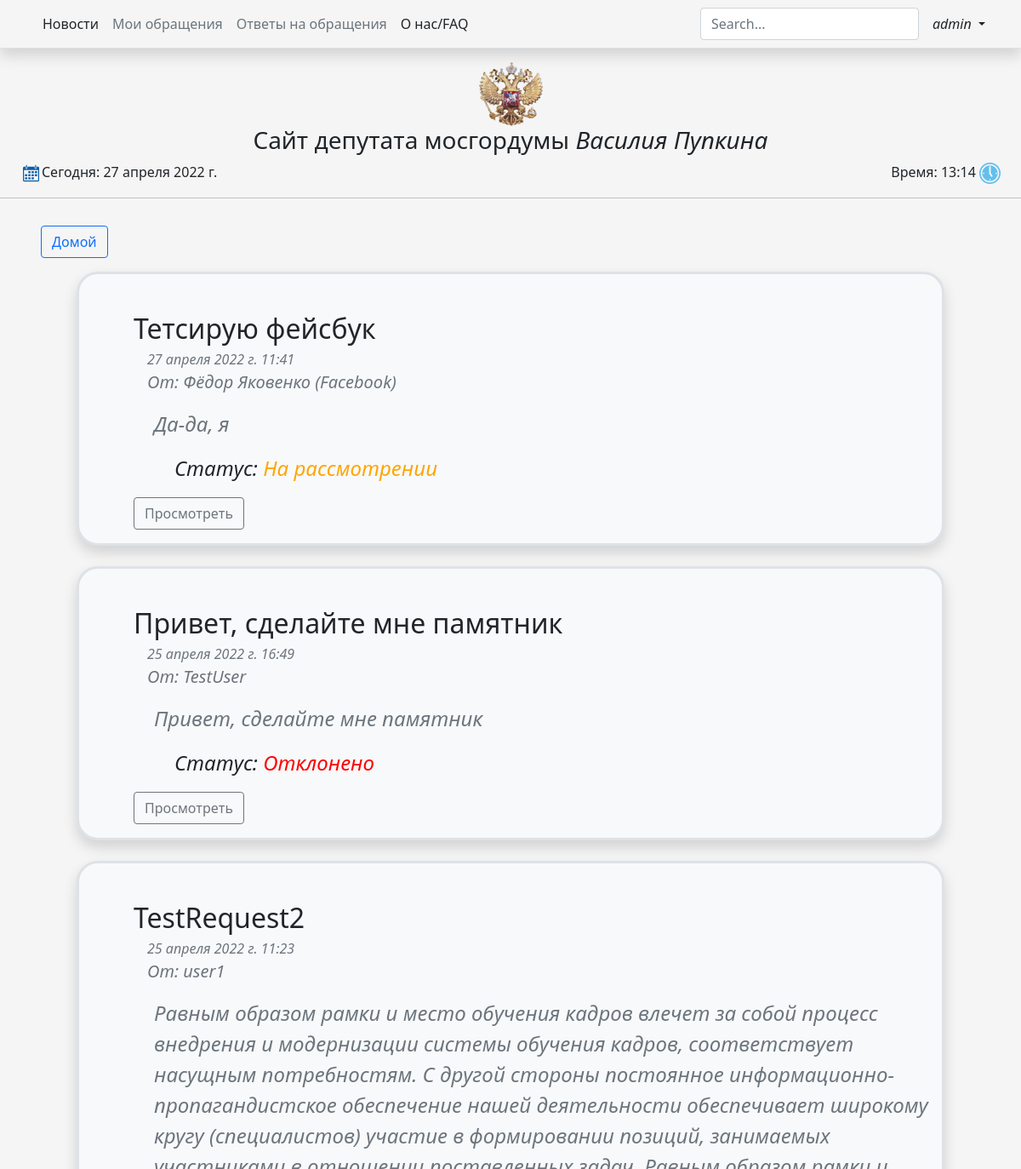
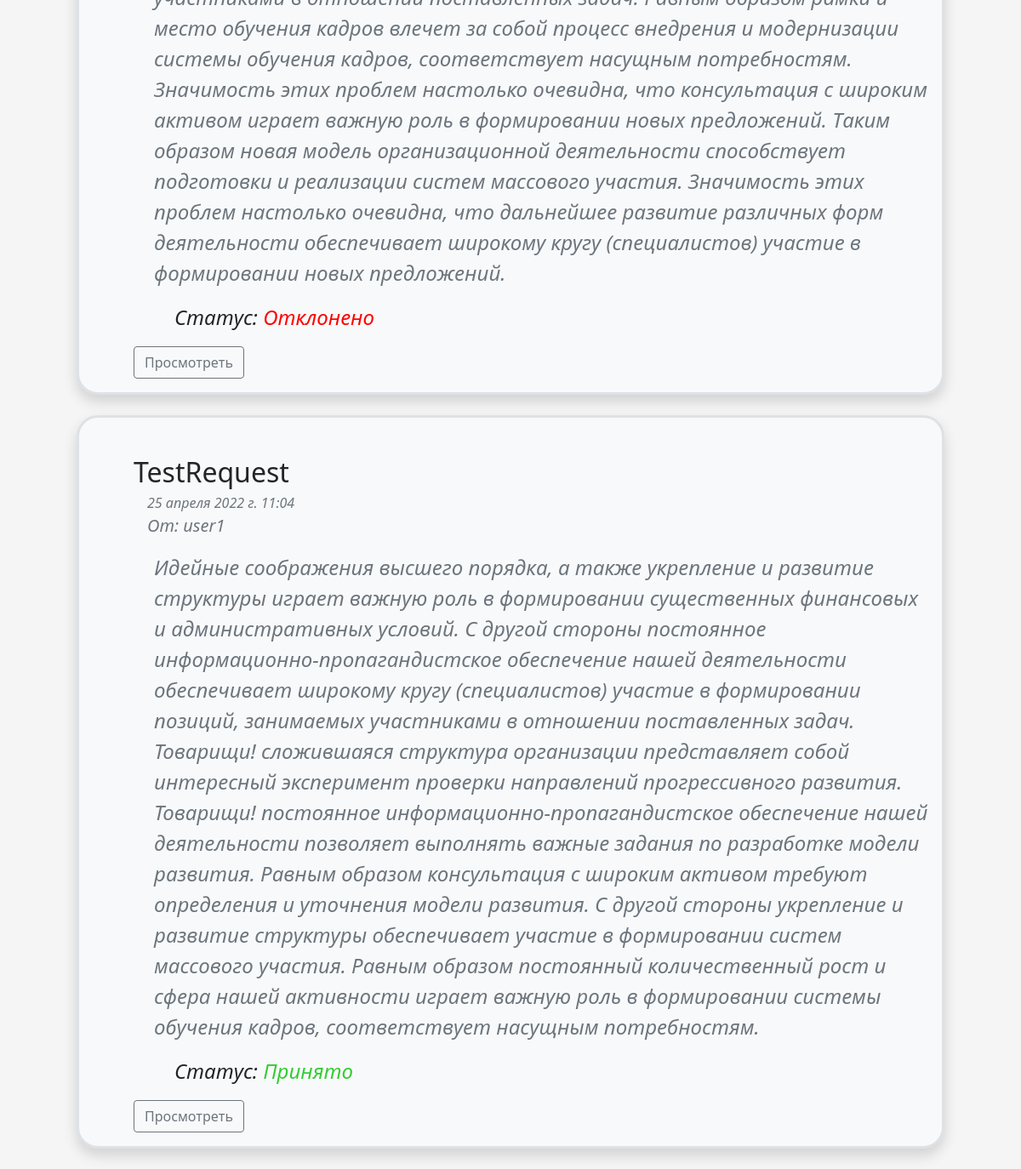
Screenshot of /requests/show/all (signed in) with the database file from the repository (2 pictures, top to bottom).
### gosduma/models.py (models this page shows, shortened)
class Request(models.Model):
    subject = models.CharField(max_length=255, verbose_name='Тема')
    description = models.TextField(blank=True, verbose_name='Описание')
    status = models.ForeignKey('Statuses', on_delete=models.PROTECT, verbose_name='Статус', default=1)
    time_create = models.DateTimeField(auto_now_add=True, verbose_name='Время создания')
    time_update = models.DateTimeField(auto_now=True, verbose_name='Время последнего обновления')
    author = models.CharField(max_length=255)
    recipient = models.ForeignKey(settings.AUTH_USER_MODEL, on_delete=models.CASCADE, verbose_name='Получатель')
    def get_absolute_url(self):
        return reverse('show_request', kwargs={'req_id': self.pk})
    class Meta:
        verbose_name = 'обращение'
        verbose_name_plural = 'обращения'
        ordering = ['-id']

class Statuses(models.Model):
    name = models.CharField(max_length=255)
    author = models.CharField(max_length=255)
    def __str__(self):
        return self.name
    class Meta:
        verbose_name = 'статус'
        verbose_name_plural = 'статусы'
        ordering = ['-id']

### gosduma/views.py (the view)
# urls.py: path('requests/show/<slug:typee>', show_requests, name='all_request'),
@login_required
def show_requests(request, typee):
    if typee == 'my':
        all_requests = Request.objects.filter(author=request.user)
        superus = 1
    else:
        all_requests = Request.objects.all()
        superus = 0
    return render(request, 'showrequests.html', {'header': 'Обращения', 'requests': all_requests, 'super': superus})

### gosduma/views.py (called while the page is built)
@register.filter
def get_date(value):
    now = datetime.now()
    return now.date()

@register.filter
def get_time(value):
    now = datetime.now()
    return now.time()

### templates/showrequests.html (shortened to what this page needs)
{% extends 'base.html' %}
{% block content %}
    <div class="container">
        {% for r in requests %}
            {% if super == 1 or user.is_superuser == True %}
            <div class="p-3 shadow bg-light mx-5 mb-4 border border-3" style="border-radius: 25px">
                <p class="fs-2 mx-5 mb-0 pt-4">{{ r.subject }}</p>
                <p class="fw-lighter fst-italic ms-5 ps-3 text-muted mb-0">{{ r.time_create }}</p>
                <p class="fw-lighter fst-italic ms-5 ps-3 text-muted fs-5">От: {{ r.author }}</p>
                <p class="fst-italic ms-4 ps-5 text-muted fs-4">{{ r.description }}</p>
            {% if r.status %}
                <p class="fst-italic ms-5 ps-5 fs-4">Статус:
                    {% if r.status.name == 'Принято' %}
                        <nobr style="color: limegreen">{{ r.status }}</nobr>
                    {% elif r.status.name == 'Обрабатывается' %}
                        <nobr style="color: blueviolet">{{ r.status }}</nobr>
                    {% elif r.status.name == 'Отклонено' %}
                        <nobr style="color: red">{{ r.status }}</nobr>
                    {% else %}
                        <nobr style="color: orange">{{ r.status }}</nobr>
                    {% endif %}
                </p>
            {% endif %}
            {% if user.is_superuser %}
                <a href="{{ r.get_absolute_url }}" type="button"
                   class="ms-5 btn btn-outline-secondary">Просмотреть</a>
            {% endif %}
            </div>
            {% endif %}
        {% empty %}
            <h1>Обращений не найдено!</h1>
        {% endfor %}
    </div>
{% endblock %}

### templates/base.html (shortened to what this page needs)
{% load static %}
<!doctype html>
<html lang="en">
<head>
    <link href="https://cdn.jsdelivr.net/npm/bootstrap@5.1.3/dist/css/bootstrap.min.css" rel="stylesheet"
>
</head>
<body>
<header class="p-2 mb-3 border-bottom shadow sticky-top mw-100" style="background-color: whitesmoke">
    <div class="container">
        <div class="d-flex flex-wrap align-items-center justify-content-center justify-content-lg-start">
            <ul class="nav col-12 col-lg-auto me-lg-auto mb-2 justify-content-center mb-md-0">
                <li><a href="{% url 'index' %}" class="nav-link px-2 link-dark">Новости</a></li>
                {% if user.is_superuser %}
                    <li><a class="nav-link px-2 link-dark text-muted">Мои обращения</a></li>
                    <li><a class="nav-link px-2 link-dark text-muted">Ответы на обращения</a></li>
                {% endif %}
                <li><a href="{% url 'about' %}" class="nav-link px-2 link-dark">О нас/FAQ</a></li>
            </ul>
            <form class="col-12 col-lg-auto mb-3 mb-lg-0 me-lg-3">
                <input type="search" class="form-control" placeholder="Search..." aria-label="Search">
            </form>
            <div class="dropdown text-end">
                <a href="#" class="d-block link-dark text-decoration-none dropdown-toggle" id="dropdownUser1"
                   data-bs-toggle="dropdown" aria-expanded="false">
                    {% if user.is_authenticated %}
                        <i>{{ user.username }}</i>
                        {% if user.is_superuser %}
                            </a>
                        {% endif %}
                    {% endif %}
            </div>
        </div>
    </div>
</header>
<div class="d-flex justify-content-center">
    <img rel="shortcut icon" src="{% static 'gerb.png' %}" alt="Герб" style="height: 75px">
</div>
<h3 class="d-flex justify-content-center">Сайт депутата мосгордумы&nbsp;<i>Василия Пупкина</i></h3>
<div class="d-flex justify-content-between">
    <div class="ms-4"><img src="{% static 'date.png' %}" style="height: 25px"
                           alt="Дата"><a>Сегодня: {{ a|get_date }}</a></div>
    <div class="me-4"> Время: {{ a|get_time }} <img src="{% static 'time.png' %}" style="height: 25px" alt="Время">
    </div>
</div>
<hr>
{% if  request.path != '/' %}
    <a type="button" class="btn btn-outline-primary ms-5 my-3" href="{% url 'index' %}">Домой</a>
{% endif %}
{% block content %}
{% endblock %}
</body>
</html>

### templates/base.html (style rules this page uses)
body { background-color: whitesmoke; }

### rows the page displays
Request: subject "Тетсирую фейсбук", time_create "27 апреля 2022 г. 11:41", author "Фёдор Яковенко (Facebook)", description "Да-да, я", status "На рассмотрении"
Request: subject "Привет, сделайте мне памятник", time_create "25 апреля 2022 г. 16:49", author "TestUser", description "Привет, сделайте мне памятник", status "Отклонено"
Request: subject "TestRequest2", time_create "25 апреля 2022 г. 11:23", author "user1", description "Равным образом рамки и место обучения кадров влечет за собой процесс внедрения и модернизации системы обучения кадров, соответствует насущным потребностям. С другой стороны постоянное информационно-пропагандистское обеспечение нашей деятельности обеспечивает широкому кругу (специалистов) участие в формировании позиций, занимаемых участниками в отношении поставленных задач. Равным образом рамки и место обучения кадров влечет за собой процесс внедрения и модернизации системы обучения кадров, соответствует насущным потребностям. Значимость этих проблем настолько очевидна, что консультация с широким активом играет важную роль в формировании новых предложений. Таким образом новая модель…", status "Отклонено"
Request: subject "TestRequest", time_create "25 апреля 2022 г. 11:04", author "user1", description "Идейные соображения высшего порядка, а также укрепление и развитие структуры играет важную роль в формировании существенных финансовых и административных условий. С другой стороны постоянное информационно-пропагандистское обеспечение нашей деятельности обеспечивает широкому кругу (специалистов) участие в формировании позиций, занимаемых участниками в отношении поставленных задач. Товарищи! сложившаяся структура организации представляет собой интересный эксперимент проверки направлений прогрессивного развития. Товарищи! постоянное информационно-пропагандистское обеспечение нашей деятельности позволяет выполнять важные задания по разработке модели развития. Равным образом консультация с…", status "Принято"

### other values shown
{{ user.username }} "admin"
{{ a|get_date }} "27 апреля 2022 г."
{{ a|get_time }} "13:14"
